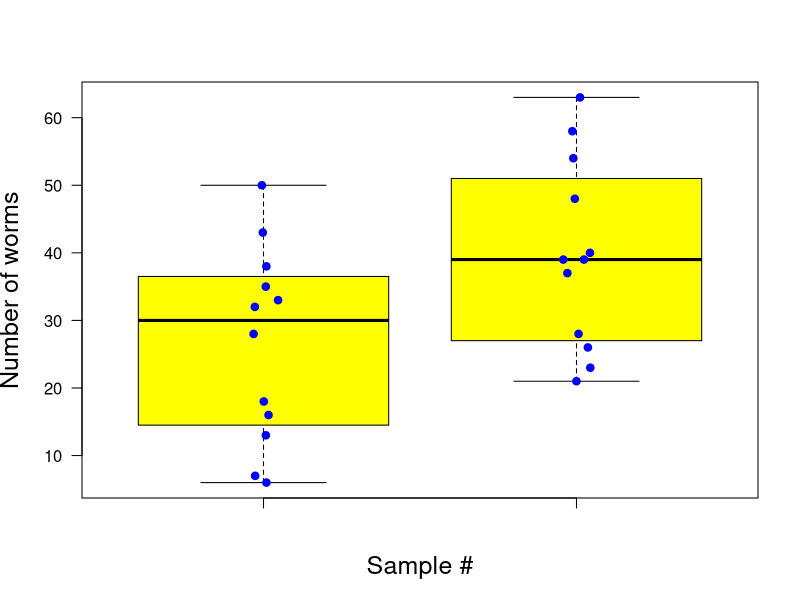

Source code (R):
print('file: TapeWormsTransparentBoxplot.R')
# Transparent boxplot of 2 data sets: tape worms
Y1=c(18,43,28,50,16,32,13,35,38,33,6,7)      # drugged
Y2=c(40,54,26,63,21,37,39,23,48,58,28,39)    # un-treated
# png('WormsTransparentBoxPlot220306.png',width=16,height=16,units='cm',res=300)
boxplot(Y1,Y2,col='yellow',las=1,xlab='Sample #',ylab='Number of worms',cex.lab=1.5)
set.seed(1953) # set seed for random number generators
L1 = length(Y1); jitter1 = runif(L1,1-0.05,1+0.05)
points(jitter1,Y1,col='blue',lwd=4,cex=0.6)
L2 = length(Y2); jitter2 = runif(L2,2-0.05,2+0.05)
points(jitter2,Y2,col='blue',lwd=4,cex=0.6)
# dev.off()
